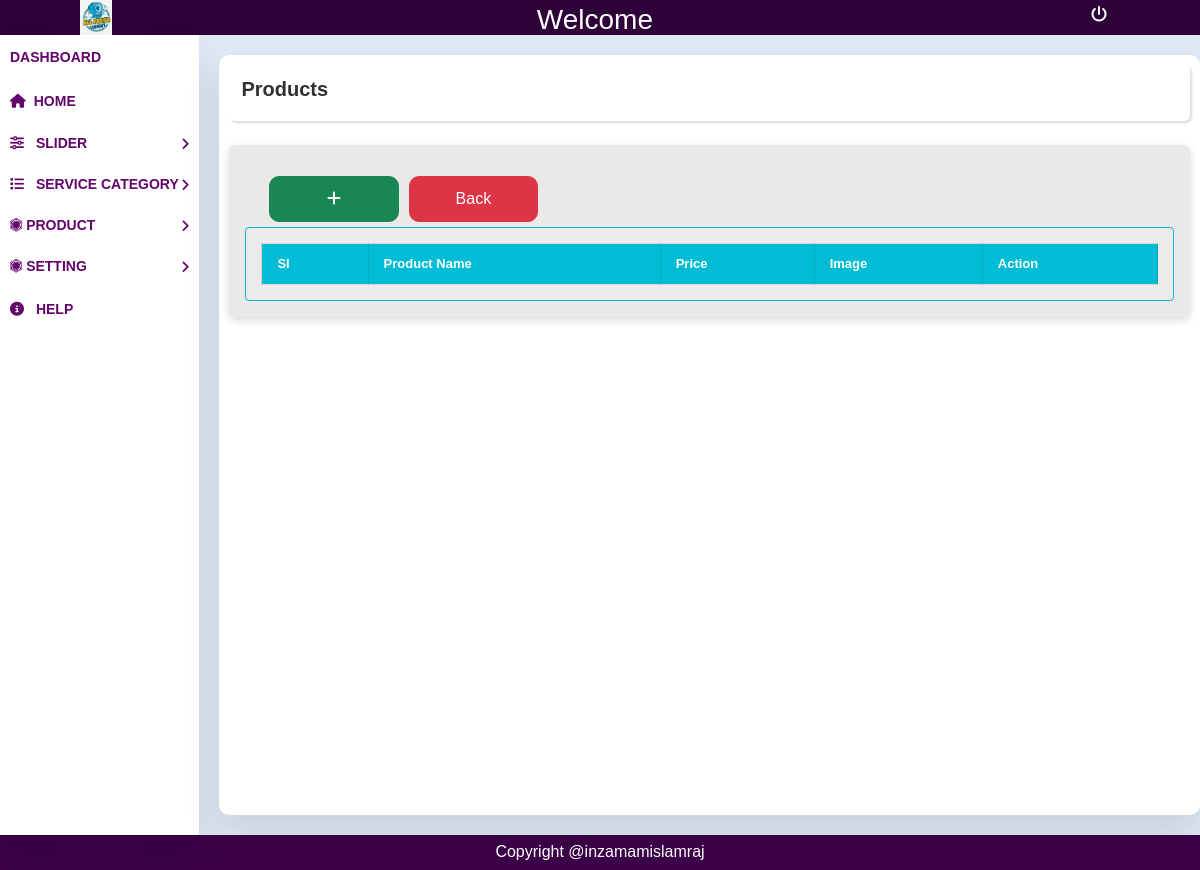
The app's page /backend/products.php, older data.
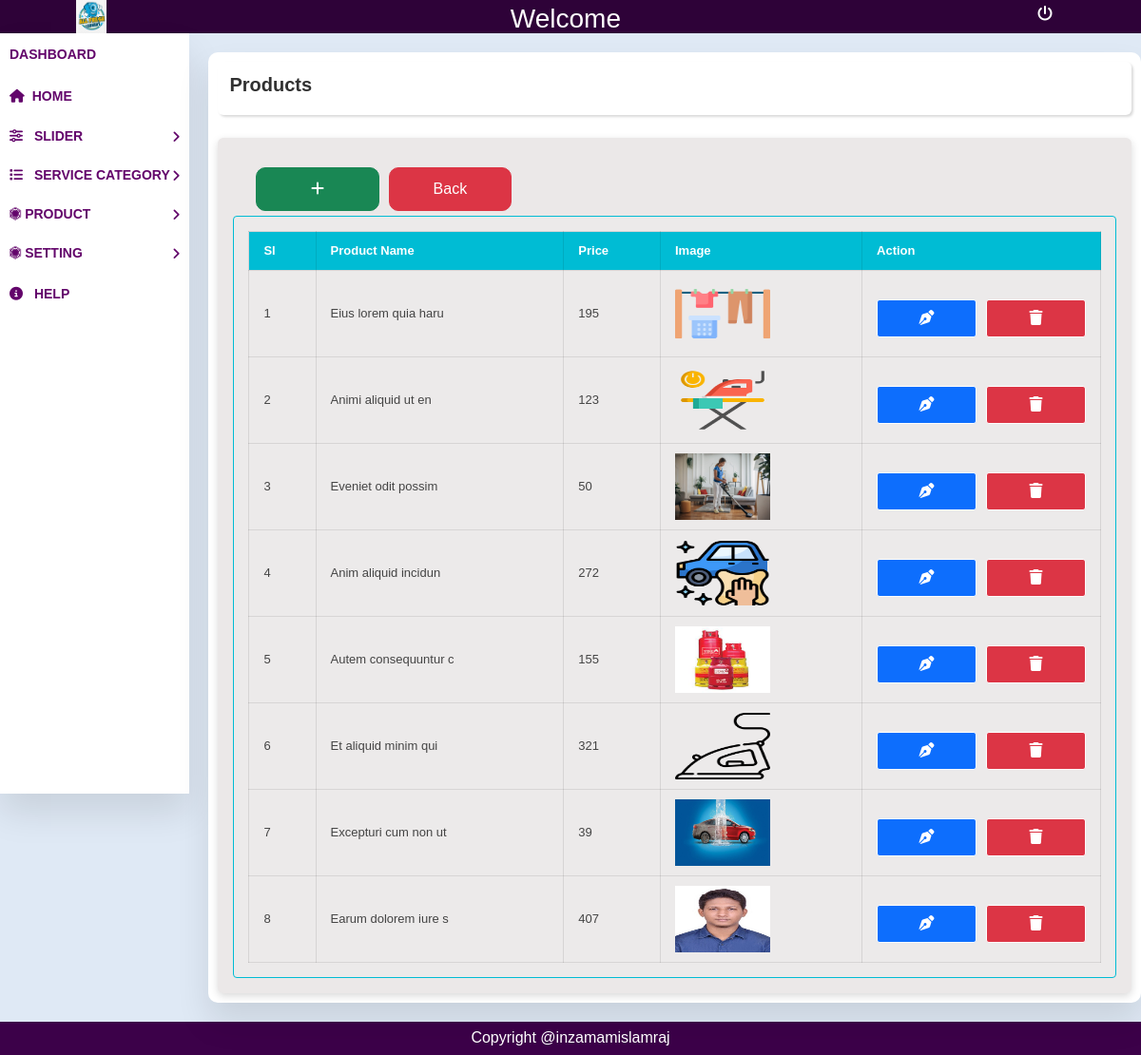
The same page, newer data.
### tables this page shows
CREATE TABLE `products` (
  `id` int NOT NULL,
  `category_id` int NOT NULL,
  `title` varchar(255) NOT NULL,
  `price` varchar(255) NOT NULL,
  `image` varchar(255) NOT NULL
);

### backend/products.php (the view, shortened to what this page needs)
<!DOCTYPE html>
<html lang="en">
<head>
    <link href="https://cdn.jsdelivr.net/npm/bootstrap@5.0.2/dist/css/bootstrap.min.css" rel="stylesheet"
 />
    <link rel="stylesheet" href="./css/slider.css">
    <link rel="stylesheet" href="../style.css">
    <link rel="stylesheet" href="https://cdnjs.cloudflare.com/ajax/libs/font-awesome/6.4.0/css/all.min.css"
 />
</head>
<body>
    <div class="header">
        <div>
            <img src="./image/londrylogo.png" alt="" class="img">
        </div>
        <div class="header-item" style="display:flex;gap:10px;justify-content:space-between;">
            <h3>Welcome
            </h3>
        </div>
        <div class="header-item">
            <a href="logout.php"><i class="fa-solid fa-power-off"></i></a>
        </div>
    </div>
    <div class="template">
        <div class="nav-item">
            <ul>
                <li class="menu">
                    <a href="../admin.php">DashBoard</a>
                </li>
                <li class="menu">
                    <a href="../frontend/index.php"><i class="fas fa-home"></i>home</a>
                </li>
                <li class="menu">
                    <a href="" class="dropdown">
                        <div>
                            <i class="fas fa-sliders"></i>
                            Slider
                        </div>
                        <i class="fa fa-angle-right"></i>
                    </a>
                </li>
                <li class="menu">
                    <a href="" class="dropdown">
                        <div>
                            <i class="fas fa-list"></i>
                            Service Category
                        </div>
                        <i class="fa fa-angle-right"></i>
                    </a>
                </li>
                <li class="menu">
                    <a href="" class="dropdown">
                        <div>
                            <i class="fa-brands fa-first-order"></i>
                            Product
                        </div>
                        <i class="fa fa-angle-right"></i>
                    </a>
                </li>
                <li class="menu">
                    <a href="" class="dropdown">
                        <div>
                            <i class="fa-brands fa-first-order"></i>
                            Setting
                        </div>
                        <i class="fa fa-angle-right"></i>
                    </a>
                </li>
                <li class="menu">
                    <a href="">
                        <i class="fas fa-circle-info"></i>
                        Help
                    </a>
                </li>
            </ul>
        </div>
        <div class="body">
            <div class="from-body">
                <div class="title">
                    <h1 class="title-item">Products</h1>
                </div>
                <div class="form">
                    <div class="from-btn">
                        <a href="./add-products.php"  class="btn btn-success"><i class="fa-solid fa-plus"></i></a>
                        <a href="../admin.html" class="btn btn-danger">Back</a>
                    </div>
                    <div class="table-container">
                        <table class="table-content">
                            <thead class="table-item">
                                <tr>
                                    <th>Sl</th>
                                    <th>Product Name</th>
                                    <th>Price</th>
                                    <th>Image</th>
                                    <th>Action</th>
                                </tr>
                            </thead>
                            <tbody>
                                <?php
                                    include_once "../dbconn.php";
                                    $sql = "SELECT * FROM products";
                                    $result = mysqli_query($conn, $sql);
                                    $id = 1;
                                    while($row = mysqli_fetch_assoc($result)){
                                ?>
                                <tr>
                                    <td><?=$id++?></td>
                                    <td><?=$row['title']?></td>
                                    <td><?=$row['price']?></td>
                                    <td><img src="<?=$row['image']?>" alt="image"  width='100px' height='70px'></td>
                                    <td>
                                        <div class="action-btn">
                                            <a href="./edit-product.php?id=<?php echo $row['id'] ?>" class="btn btn-primary"><i class="fa-solid fa-pen-nib"></i></a>
                                            <a href="./delete-product.php?id=<?php echo $row['id']?>" class="btn btn-danger"><i class="fa-solid fa-trash"></i></a>
                                        </div>
                                    </td>
                                </tr>
                                <?php
                                }
                                ?>
                            </tbody>
                        </table>
                    </div>
                </div>
            </div>
        </div>
    </div>
    <?php include('./backend-component/footer.php') ?>
</body>
</html>

### backend/backend-component/footer.php
<div class="footer">
        <h6 class="footer-item">Copyright @inzamamislamraj</h6>
    </div>

### backend/css/slider.css (style rules this page uses)
* { margin: 0; padding: 0; box-sizing: border-box; font-family: 'Poppins', sans-serif; }
body { background: #dfe9f5; }
.template { display: flex; }
.nav-item { height: 100vh; left: 0; background: #fff; width: 240px; box-shadow: 0 20px 35px rgba(0, 0, 0, 0.1); }
.nav-item ul { list-style: none; padding: 0; }
.dropdown { display: flex; justify-content: space-between; align-items: center; }
.menu { padding: 10px; position: relative; }
.nav-item ul li a { color: rgb(99, 5, 107); font-size: 14px; text-decoration: none; font-weight: bold; text-transform: uppercase; transition: 0.5s; }
.nav-item .fas { padding-right: 8px; }
.header { width: 100%; height: 35px; background: #2e0238; display: flex; justify-content: center; }
.header-item { color: white; }
.footer { width: 100%; height: 35px; background: #3c0149; display: flex; justify-content: center; padding: 7px; }
.footer-item { color: white; }
.img { width: 100%; height: 35px; }
.body { display: flex; padding: 10px; flex-direction: column; justify-content: center; width: 100%; }
.from-body { display: flex; flex-direction: column; align-items: center; row-gap: 24px; width: 100%; height: 100%; padding: 10px; margin: 10px; background-color: white; border-radius: 10px; box-shadow: 0 20px 35px rgba(0, 0, 0, 0.1); }
.btn { width: 100%; margin-top: 10px; }
.title { width: 100%; border-radius: 6px; padding: 12px; box-shadow: rgba(0, 0, 0, 0.15) 1.95px 1.95px 2.6px; }
.title-item { font-size: 20px; font-weight: 600; color: #313131; }
.form { width: 100%; border-radius: 6px; padding: 16px; box-shadow: rgba(0, 0, 0, 0.15) 0px 3px 8px; background-color: rgb(235, 232, 232); }
.table-container { width: 100%; border: 1px solid #00bcd4; background-color: #efefef33; padding: 15px; overflow: auto; margin: auto; border-radius: 4px; }
.table-content { width: 100%; font-size: 13px; color: #444; white-space: nowrap; border-collapse: collapse; }
.table-item { background-color: #00bcd4; color: #fff; }
.table-item th { padding: 15px; justify-content: center; }
.table-container th,td { border: 1px solid #00000017; padding: 10px 15px; }
.action-btn { display: flex; justify-content: center; gap: 10px; }
.action-btn a { text-decoration: none; border: 1px solid; display: inline-block; padding: 7px 20px; font-weight: bold; border-radius: 3px; transition: 0.3s ease-in-out; }
.from-btn { display: flex; justify-content: center; gap: 10px; padding: 5px; width: 30%; margin-left: 19px; }

### style.css (style rules this page uses)
* { margin: 0; padding: 0; box-sizing: border-box; font-family: 'Poppins', sans-serif; }
body { background: #dfe9f5; }
.template { display: flex; }
.nav-item { height: 100vh; left: 0; background: #fff; width: 240px; box-shadow: 0 20px 35px rgba(0, 0, 0, 0.1); }
.nav-item ul { list-style: none; padding: 0; }
.dropdown { display: flex; justify-content: space-between; align-items: center; }
.menu { padding: 10px; position: relative; }
.nav-item ul li a { color: rgb(99, 5, 107); font-size: 14px; text-decoration: none; font-weight: bold; text-transform: uppercase; transition: 0.5s; }
.nav-item .fas { padding-right: 8px; }
.header { width: 100%; height: 35px; background: #2e0238; display: flex; justify-content: space-between; padding: 0 80px; }
.header-item { color: white; text-align: center; padding: 3px; }
.header-item a { text-decoration: none; color: white; padding: 0 10px; }
.footer { width: 100%; height: 35px; background: #3c0149; display: flex; justify-content: center; padding: 7px; }
.footer-item { color: white; }
.img { width: 100%; height: 35px; }
.body { display: flex; padding: 10px; flex-direction: column; }
.btn { border-radius: 10px; padding: 10px; }

Row changes from the older to the newer data that the page shows:
added products: title "Eius lorem quia haru", price "195", image (picture)
added products: title "Animi aliquid ut en", price "123", image (picture)
added products: title "Eveniet odit possim", price "50", image (picture)
added products: title "Anim aliquid incidun", price "272", image (picture)
added products: title "Autem consequuntur c", price "155", image (picture)
added products: title "Et aliquid minim qui", price "321", image (picture)
added products: title "Excepturi cum non ut", price "39", image (picture)
added products: title "Earum dolorem iure s", price "407", image (picture)
